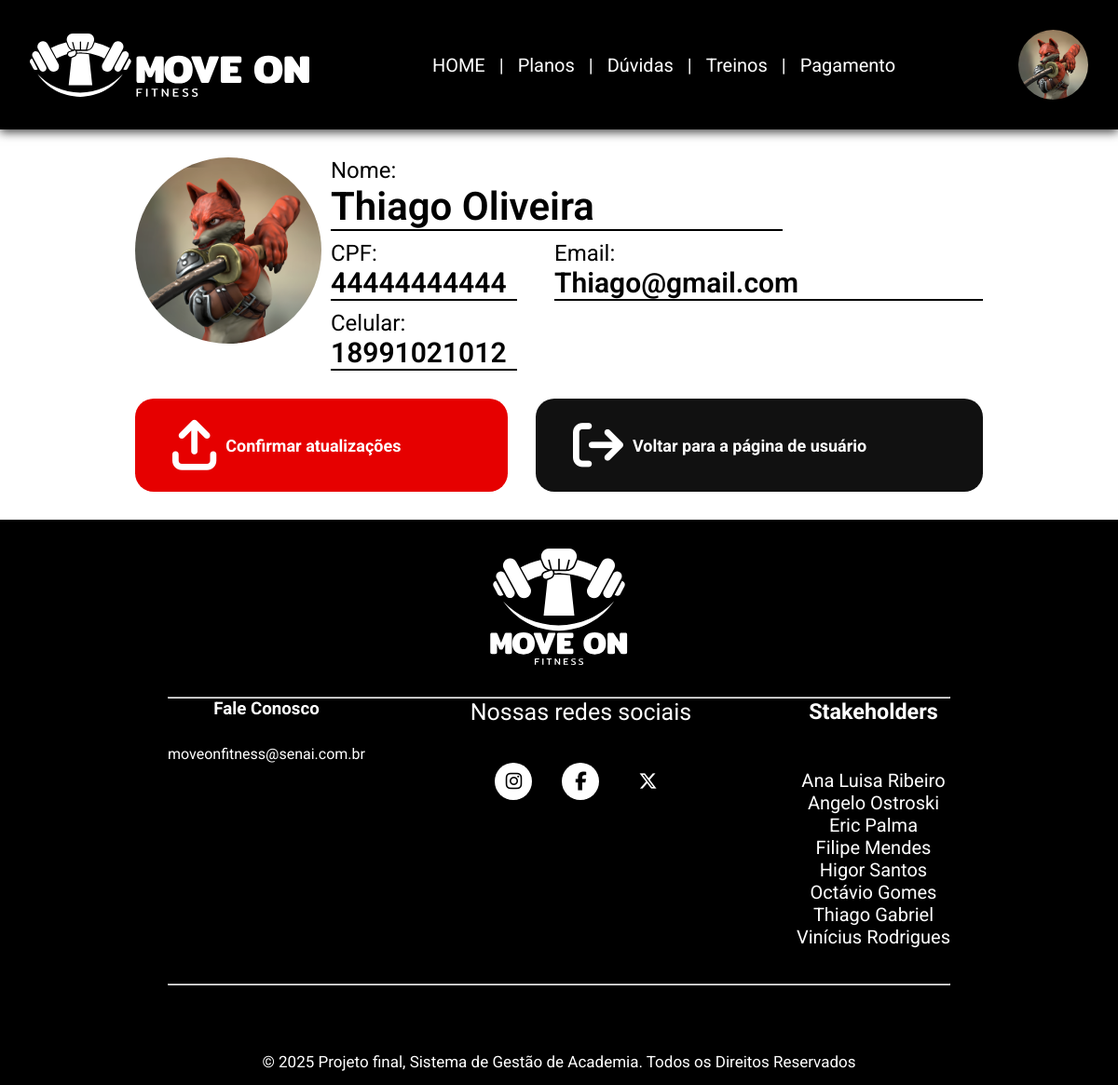
The app's page /View/EditUser.php (signed in) with its own data.
### tables this page shows
CREATE TABLE `users` (
  `id` int(11) NOT NULL,
  `nome_completo` varchar(255) NOT NULL,
  `email` varchar(100) NOT NULL,
  `celular` varchar(20) DEFAULT NULL,
  `CPF` varchar(11) DEFAULT NULL,
  `password` varchar(255) NOT NULL,
  `created_at` timestamp NOT NULL DEFAULT current_timestamp(),
  `tipo_de_user` enum('trainer','cliente','admin') DEFAULT 'cliente',
  `nome_arquivo_fotoperfil` varchar(255) DEFAULT NULL,
  `body_fat` decimal(4,2) DEFAULT NULL COMMENT 'apenas clientes',
  `peso` decimal(5,2) DEFAULT NULL COMMENT 'apenas clientes',
  `ficha_id` int(11) DEFAULT NULL COMMENT 'apenas clientes',
  `anotacoes_trainer` text DEFAULT NULL COMMENT 'apenas clientes',
  `info_treinamento` text DEFAULT NULL COMMENT 'apenas clientes',
  `rotina_treinamento` text NOT NULL COMMENT 'apenas clientes',
  `trainer_id` int(11) DEFAULT NULL COMMENT 'apenas clientes',
  `mensalidade_id` int(11) DEFAULT NULL COMMENT 'apenas clientes',
  `plano_id` int(11) DEFAULT NULL COMMENT 'apenas clientes',
  `renovar_plano` enum('Sim','Não') NOT NULL DEFAULT 'Sim' COMMENT 'Apenas Clientes',
  `salario` decimal(8,2) DEFAULT NULL COMMENT 'apenas trainers',
  `endereco` varchar(255) DEFAULT NULL COMMENT 'apenas trainers',
  `CREF` int(11) DEFAULT NULL COMMENT 'apenas trainers'
);

### Controller/UserController.php (called while the page is built, shortened)
<?php
require_once __DIR__.'/../Model/UserModel.php';
class UserController {
    private $UserModel;
    function __construct($pdo) {
        $this->UserModel = new UserModel($pdo);
    }
    public function findById($id) {
        return $this->UserModel->findById($id);
    }
    public function getFotoPerfil($nome_arquivo_fotoperfil, $DIR_view){
        return $nome_arquivo_fotoperfil;
    }
}

### Model/UserModel.php (called while the page is built, shortened)
<?php
class UserModel
{
    private $pdo;
    function __construct($pdo)
    {
        $this->pdo = $pdo;
    }
    public function findById($id)
    {
        $sql = "SELECT * FROM users WHERE id = ?";
        $stmt = $this->pdo->prepare($sql);
        $stmt->execute([$id]);
        return $stmt->fetch(PDO::FETCH_ASSOC);
    }
}

### View/EditUser.php (the view, shortened to what this page needs)
<?php
include_once '../Controller/UserController.php';
include_once '../Config.php';
$Controller = new UserController($pdo);
$user_id = $_SESSION['user_id'];
$user = $Controller->findById($user_id);
$nome_completo = $user['nome_completo'];
$nome_arquivo_fotoperfil = $Controller->getFotoPerfil($user['nome_arquivo_fotoperfil'], __DIR__);
?>
<!DOCTYPE html>
<html lang="pt-BR">
<head>
    <link rel="stylesheet" href="css/style.css">
    <link rel="stylesheet" href="css/basics.css">
    <link rel="stylesheet" type="text/css" href="font-awesome/css/all.min.css" />
    <link rel="stylesheet" href="https://cdnjs.cloudflare.com/ajax/libs/font-awesome/6.7.2/css/all.min.css" />
</head>
<body>
    <?php include __DIR__ . "/header.php"; ?>
        <form class="user-sect flex-column gap30" form method="POST" action="../user-actions/process_edit_pfp.php" enctype="multipart/form-data">
            <div class="flex-row gap10 flex-row flex-wrap-at-900 justify-center">
                <div class="pfp user-view">
                </div>
                <div class="grow-100">
                    <div class="height-100po info-text flex-column gap10">
                        <div>
                            <p>Nome:</p>
                            <input type="text" name="nome_completo" value="<?=$nome_completo?>">
                        </div>
                        <div class="flex-row justify-between gap30 info-text-small wrap">
                            <div>
                                <p>CPF:</p>
                                <input type="text" name="CPF" value="<?=$user['CPF']?>">
                            </div>
                            <div>
                                <p>Email:</p>
                                <input type="text" name="email" value="<?=$user['email']?>">
                            </div>
                        </div>
                        <div class="flex-row justify-between gap30 info-text-small">
                                <div>
                                    <p>Celular:</p>
                                    <input type="text" name="celular" value="<?=$user['celular']?>">
                                </div>
                        </div>
                    </div>
                </div>
            </div>
            <div class="flex-row wrap">
                    <button class="dia segunda user-view" type="submit">
                        <i class="fa-solid fa-arrow-up-from-bracket"></i><p>Confirmar atualizações</p>
                    </button>
                    <a class="dia terca user-view" href="plans.php">
                        <i class="fa-solid fa-arrow-right-from-bracket"></i><p>Voltar para a página de usuário</p>
                    </a>
            </div>
        </form>
    <?php include __DIR__ . "/footer.php"; ?>
</body>
</html>

### View/header.php (shortened to what this page needs)
<header>
        <nav class="nav-bar">
            <a class="logo" href="landing.php">
            </a>
            <div class="nav-list">
                <ul>
                    <li class="nav-item"> <a href="landing.php" class="nav-link">HOME</a></li>
                    <li>
                        <p>|</p>
                    </li>
                    <li class="nav-item"> <a href="plans.php" class="nav-link">Planos</a></li>
                    <li>
                        <p>|</p>
                    </li>
                    <li class="nav-item"> <a href="" class="nav-link">Dúvidas</a></li>
                    <li>
                        <p>|</p>
                    </li>
                    <li class="nav-item"> <a href="" class="nav-link">Treinos</a></li>
                    <li>
                        <p>|</p>
                    </li>
                    <li class="nav-item"> <a href="Pagamento.php" class="nav-link">Pagamento</a></li>
                </ul>
            </div>
            <div class="pfp-hamb">
                <?php if(!isset($_SESSION['user_id'])):?>
                    <div class="landing-button">
                        <button class="login-button"><a href="LoginAccount.php"> Log in</a></button>
                        <button class="sign-button"><a href="CreateAccount.php"> Sign up</a></button>
                    </div>
                <?php else:?>
                    <?php if(isset($nome_arquivo_fotoperfil)):?>
                        <a class="pfp mini" href="UserView.php">
                            <img src="IMG/pfps/<?=$nome_arquivo_fotoperfil?>">
                        </a>
                    <?php else:?>
                        <a class="pfp mini" href="UserView.php">
                            <img src="IMG/PFPpadrao.png">
                        </a>
                    <?php endif;?>
                <?php endif;?>
            </div>
        </nav>
    </header>

### View/css/style.css (style rules this page uses)
* { padding: 0; margin: 0; font-family: 'Roboto'; }
body { background-color: rgb(255, 255, 255); font-family: 'Roboto'; }
header { background-color: black; box-shadow: 0px 3px 10px #464646; }
.nav-bar { display: flex; justify-content: space-between; padding: 2rem; align-items: center; }
.logo { display: flex; align-items: center; mask-image: url('../IMG/Move-On-Logo-vert.svg'); mask-size: contain; mask-position: center; mask-repeat: no-repeat; height: 75px; max-width: 50vw; aspect-ratio: 4/1; background-color: white; }
.nav-list { display: flex; align-items: center; }
.nav-list ul { display: flex; justify-content: center; list-style: none; }
.nav-item { margin: 0 15px; }
.nav-link { text-decoration: none; font-size: 20px; color: white; }
li p { font-size: 20px; color: white; }
.pfp-hamb { display: flex; gap:1rem; align-items: center; }
.dia { width: 180px; height: 180px; display: flex; flex-direction: column; justify-content: center; align-items: center; border-radius: 20px; color: #fff; font-size: 18px; font-weight: bold; cursor: pointer; transition: transform 0.2s; }
button.dia { border: none; }
.segunda, .quarta, .sexta { background: #e60000; }
.terca, .terça, .quinta, .sabado, .sábado, .domingo { background: #111; }
.pfp { width: 200px; max-width: 50vw; aspect-ratio: 1/1; overflow: hidden; display: flex; justify-content: center; border-radius: 100%; }
.pfp.user-view { width: 200px; height: 200px; }
.mini.pfp { width: 75px; }
.pfp img { width: auto; height: 100%; min-width: 100%; }
section.user-sect, form.user-sect { max-width: 910px; display: flex; margin: auto; padding: 30px 10px; }
.info-text { font-size: 1.5em; }
.info-text input { font-size: 1.75em; appearance: none; border: none; background-color: transparent; border-bottom: 2px solid black; font-weight: 600; max-width: 90vw; }
.info-text-small input { font-size: 1.25em !important; width: 200px; }
.info-text-small input[name='email'] { font-size: 1.25em !important; width: 460px; }
.info-text-small { font-size: 1em !important; }
.dia.user-view { height: 100px; flex-grow: 1; min-width: 260px; display: flex; flex-direction: row; gap: 10px; padding:0 40px; justify-content: start; text-decoration: none; }
.dia.user-view i { font-size: 3em; }

### View/css/basics.css (style rules this page uses)
.flex-row { display: flex; gap:inherit; }
.flex-column { display: flex; flex-direction: column; gap:inherit; }
.wrap { flex-wrap: wrap; }
.gap10 { gap:10px; }
.gap30 { gap:30px; }
.justify-center { justify-content: center; }
.justify-between { justify-content: space-between; }
.height-100po { min-height: 100%; }
.grow-100 { flex-grow: 1; }

### records on screen
users: nome_arquivo_fotoperfil (picture), nome_completo "Thiago Oliveira", CPF "44444444444", email "Thiago@gmail.com", celular "18991021012"
